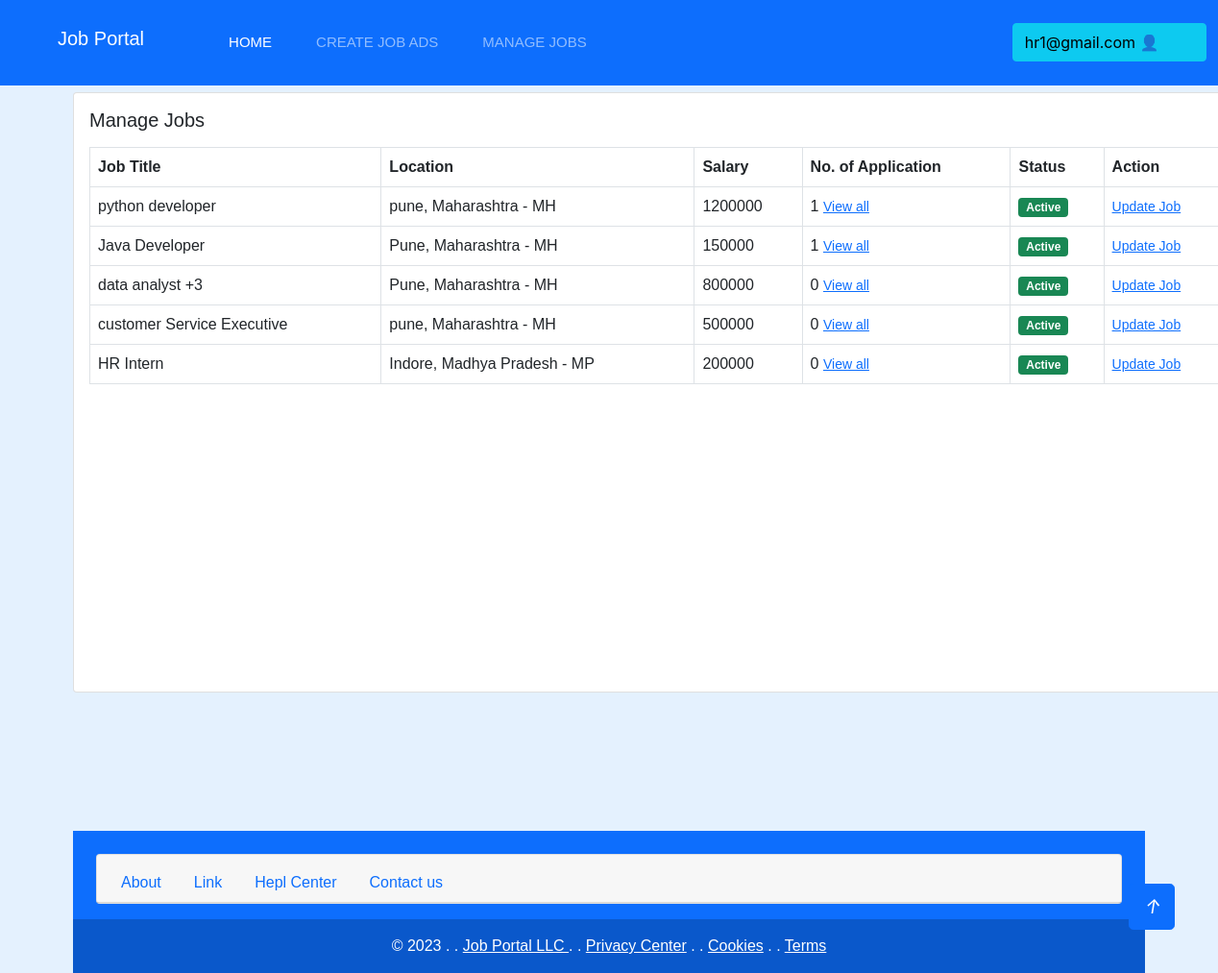
The page /job/manage-jobs/ (signed in) on the database its author committed.
### users/models.py (models this page shows)
class User(AbstractUser):
    email = models.EmailField(unique=True)
    is_recruiter = models.BooleanField(default=False)
    is_applicant = models.BooleanField(default=False)
    has_resume = models.BooleanField(default=False)
    has_company = models.BooleanField(default=False)

### job/models.py (models this page shows, shortened)
class Job(models.Model):
    job_type_choices = (
        ('Remote', 'Remote'),
        ('Onsite', 'Onsite'),
        ('hybrid', 'hybrid')
    )
    user = models.ForeignKey(User, on_delete=models.CASCADE)
    company = models.ForeignKey(Company, on_delete=models.CASCADE)
    title = models.CharField(max_length=100)
    city = models.CharField(max_length=100)
    salary = models.PositiveIntegerField(default=40000)
    requirements = models.TextField()
    ideal_candidate = models.TextField()
    is_available = models.BooleanField(default=True)
    timestamp = models.DateTimeField(auto_now_add=True)
    industry = models.ForeignKey(Industry, on_delete=models.DO_NOTHING, null=True, blank=True)
    state = models.ForeignKey(State, on_delete=models.DO_NOTHING, null=True, blank=True)
    job_type = models.CharField(max_length=30, choices=job_type_choices, null=True, blank=True)

class State(models.Model):
    name = models.CharField(max_length=70)
    def __str__(self):
        return self.name

### job/views.py (the view)
# urls.py: path('manage-jobs/', views.manage_jobs, name='manage-job'),
def manage_jobs(request):
    jobs = Job.objects.filter(user=request.user, company=request.user.company)
    context = {'jobs':jobs}
    return render(request, 'job/manage_jobs.html', context)

### templates/job/manage_jobs.html
{% extends "base.html" %}
{% block content %}
<div class="card mx-auto" style="width: 76rem;">
    <div class="card-body">
      <h5 class="card-title mb-3">Manage Jobs</h5>
      <table class="table table-bordered">
        <thead>
          <tr>
            <th scope="col">Job Title</th>
            <th scope="col">Location</th>
            <th scope="col">Salary </th>
            <th scope="col">No. of Application</th>
            <th scope="col">Status</th>
            <th scope="col">Action</th>
          </tr>
        </thead>
        <tbody>
          {% for job in jobs %}
          <tr>
            <td>{{job.title}}</td>
            <td>{{job.city}}, {{job.state}}</td>
            <td>{{job.salary}}</td>
            <td>{{job.applyjob_set.all.count}}      <a href="{% url 'all-applicants' job.pk %}"><small>View all</small></a>  </td>
            {% if job.is_available %}
            <td><span class="badge bg-success">Active</span></td>
            {% else %}
            <td><span class="badge bg-warning">Not Active</span></td>
            {% endif %}
            <td><a href="{% url 'update-job' job.pk %}"><small>Update Job</small></a></td>
          </tr>
          {% endfor %}
        </tbody>
      </table>
    </div>
    <br>
    <br>
    <br>
    <br>
    <br>
    <br>
    <br>
    <br>
    <br>
    <br>
    <br>
    <br>
  </div>
  <br>
  <br>
  <br>
  <br>
{% endblock content %}

### templates/base.html (shortened to what this page needs)
<!doctype html>
<html lang="en">
<head>
    <link rel="stylesheet" href="../static/css/style.css">
    <link href="https://cdn.jsdelivr.net/npm/bootstrap@5.0.2/dist/css/bootstrap.min.css" rel="stylesheet"
>
</head>
<body>
    <nav class="navbar navbar-expand-lg navbar-dark bg-primary fixed-top">
        <div class="container-fluid">
            <a href="{% url 'home' %}" class="navbar-brand d-flex align-items-center text-center py-0 px-4 px-lg-5">
                <h1 class="navbar-brand">Job Portal</h1>
            </a>
            <div class="collapse navbar-collapse" id="navbarSupportedContent">
                {% if request.user.is_authenticated %}
                {% if request.user.is_applicant %}
                <ul class="navbar-nav me-auto mb-2 mb-lg-0">
                    <li class="nav-item">
                        <a class="nav-link active" aria-current="page" href="{% url 'home' %}">Home</a>
                    </li>
                    {% if request.user.has_resume %}
                    <li class="nav-item">
                        <a class="nav-link" href="{% url 'job-listing' %}">Apply To Jobs</a>
                    </li>
                    {% else %}
                    <li class="nav-item">
                        <a class="nav-link" href="{% url 'update-resume' %}">create Resume</a>
                    </li>
                    {% endif %}
                </ul>
                    <div class="btn-group">
                        <button type="button" class="btn btn-info">{{request.user.email}} 👤</button>
                        <button type="button" class="btn btn-info dropdown-toggle dropdown-toggle-split" data-bs-toggle="dropdown" aria-expanded="false">
                        <span class="visually-hidden">Toggle Dropdown</span>
                        </button>
                        <ul class="dropdown-menu">
                        <li><a class="nav-link" href="{% url 'update-resume' %}" tabindex="-1" aria-disabled="true">Update Profile</a></li>
                        <li><a class="nav-link" aria-current="page" href="{% url 'applied-jobs' %}">Manage Job Applications</a></li>
                        <li><a class="nav-link" aria-current="page" href="{% url 'reset_password' %}">Change Password</a></li>
                        <li><a href="{% url 'logout' %}" class="btn btn-warning btn-sm d-flex justify-content-center">LogOut </a></li>
                        </ul>
                    </div>
                {% elif request.user.is_recruiter %}
                <ul class="navbar-nav me-auto mb-2 mb-lg-0">
                    <li class="nav-item">
                        <a class="nav-link active" aria-current="page" href="{% url 'home' %}">Home</a>
                    </li>
                    {% if request.user.has_company %}
                        <li class="nav-item">
                            <a class="nav-link" href="{% url 'create-job' %}">create Job Ads</a>
                        </li>
                        <li class="nav-item">
                            <a class="nav-link" href="{% url 'manage-job' %}">Manage Jobs</a>
                        </li>
                    {% else %}
                        <li class="nav-item">
                            <a class="nav-link" href="{% url 'update-company' %}">Create Company</a>
                        </li>
                    {% endif %}
                </ul>
                <div class="btn-group">
                    <button type="button" class="btn btn-info">{{request.user.email}} 👤</button>
                    <button type="button" class="btn btn-info dropdown-toggle dropdown-toggle-split" data-bs-toggle="dropdown" aria-expanded="false">
                    </button>
                </div>
                {% endif %}
                {% endif %}
            </div>
        </div>
    </nav>
</body>
</html>
    <div class="container mt-5">
        {% block content %}
        {% endblock content %}
        <br>
        <br>
        <section class="footer">
            <footer class="text-center text-white bg-primary">
              <div class="container p-4 pb-0">
                <section class="">
                    <div class="card text-center">
                        <div class="card-header">
                          <ul class="nav nav-tabs card-header-tabs">
                            <li class="nav-item">
                                <a class="nav-link" href="{% url 'about' %}">About</a>
                              </li>
                            <li class="nav-item">
                              <a class="nav-link" href="#">Link</a>
                            </li>
                            <li class="nav-item">
                              <a class="nav-link" href="#">Hepl Center</a>
                            </li>
                            <li class="nav-item">
                                <a class="nav-link" href="{% url 'contact' %}">Contact us</a>
                              </li>
                          </ul>
                        </div>
                      </div>
                </section>
              </div>
              <div class="text-center p-3" style="background-color: rgba(0, 0, 0, 0.2);">
                © 2023
                <a>.        .</a>
                <a class="text-white" href="#">Job Portal LLC  </a>
                <a>.        .</a>
                <a class="text-white" href="#">Privacy Center</a>
                <a>.        .</a>
                <a class="text-white" href="#">Cookies</a>
                <a>.        .</a>
                <a class="text-white" href="#">Terms</a>
              </div>
            </footer>
        </section>
    <div>
        <a href="#" class="btn btn-lg btn-primary btn-lg-square back-to-top"><i class="bi bi-arrow-up">↑</i></a>
    </div>
</body>
</html>

### static/css/style.css (style rules this page uses)
:root { --primary: #0058b0; --secondary: #2B9BFF; --light: #EFFDF5; --dark: #2B3940; }
.back-to-top { position: fixed; display: none; right: 45px; bottom: 45px; z-index: 99; }
.btn { font-family: 'Inter', sans-serif; font-weight: 600; transition: .5s; }
.btn.btn-primary, .btn.btn-secondary { color: #FFFFFF; }
.btn-lg-square { width: 48px; height: 48px; }
.btn-square, .btn-sm-square, .btn-lg-square { padding: 0; display: flex; align-items: center; justify-content: center; font-weight: normal; border-radius: 2px; }
.navbar .dropdown-toggle::after { border: none; content: "\f107"; font-family: "Font Awesome 5 Free"; font-weight: 900; vertical-align: middle; margin-left: 5px; transition: .5s; }
.navbar-dark .navbar-nav .nav-link, .navbar-light .navbar-nav .nav-link { margin-right: 30px; padding: 25px 0; color: #FFFFFF; font-size: 15px; text-transform: uppercase; outline: none; }
.navbar-dark .navbar-nav .nav-link:hover, .navbar-dark .navbar-nav .nav-link.active, .navbar-light .navbar-nav .nav-link:hover, .navbar-light .navbar-nav .nav-link.active { color: var(--primary); }
.footer { width: 100%; }

### templates/base.html (style rules this page uses)
body { background-color: #e4f1fe; margin: 0; padding: 0; font-family: 'Arial', sans-serif; }

### rows shown on the page
User: user.email "hr1@gmail.com"
Job: title "python developer", city "pune", state "Maharashtra - MH", salary "1200000", applyjob_set.all.count "1", is_available "Active"
Job: title "Java Developer", city "Pune", state "Maharashtra - MH", salary "150000", applyjob_set.all.count "1", is_available "Active"
Job: title "data analyst +3", city "Pune", state "Maharashtra - MH", salary "800000", applyjob_set.all.count "0", is_available "Active"
Job: title "customer Service Executive", city "pune", state "Maharashtra - MH", salary "500000", applyjob_set.all.count "0", is_available "Active"
Job: title "HR Intern", city "Indore", state "Madhya Pradesh - MP", salary "200000", applyjob_set.all.count "0", is_available "Active"
